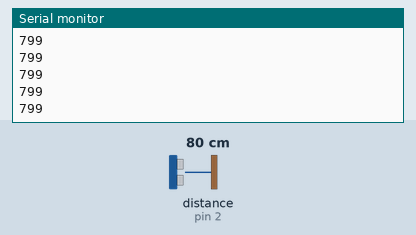
This sketch was run on a simulated Arduino Uno, built with avr-gcc and run on an emulated ATmega328P. Shown: the last lines printed to the serial monitor. Wiring (inferred from the names in the program): ultrasonic range finder: trigger pin 3; echo pin 2. The test bench sets the inputs (shaded band); at power-on: distance to the obstacle (sensor on pin 2) 80 cm. The echo pulse lasts 58.3 µs per cm.

Above: at 1.2 s.
1.3 s: distance to the obstacle (sensor on pin 2) set to 2 cm
At 1.34 s:
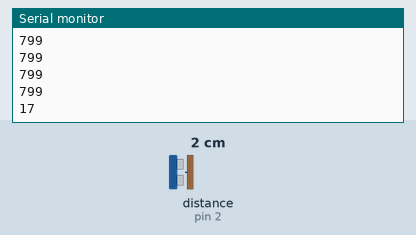
2.8 s: distance to the obstacle (sensor on pin 2) set to 4 cm
At 2.82 s:
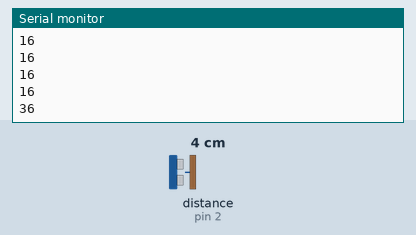
Timing chart, 0 to 5.8 s (numbered marks = the images above; inputs shaded):
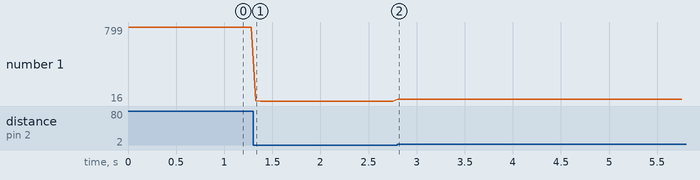

The sketch:

PollingOnTemperature.ino
```cpp
// PollingOnTemperature.ino

// Опрос датчика расстояния средствами Arduino (опрашиваем через 50 мс)
// с коррекцией по температуре и результатом в целых миллиметрах
// (если фильтровать, будет еще лучше)

#define HC_TRIG 3
#define HC_ECHO 2

void setup()
{
  Serial.begin(9600);       // для связи
  pinMode(HC_TRIG, OUTPUT); // trig выход
  pinMode(HC_ECHO, INPUT);  // echo вход
}

void loop()
{
  int t = 24;           // представим, что получили с датчика
  int dist = getMm(t);  // получаем расстояние в мм
  Serial.println(dist); // выводим
  delay(50);
}

// сделаем функцию для удобства
int getMm(int t)
{
  // импульс 10 мкс
  digitalWrite(HC_TRIG, HIGH);
  delayMicroseconds(10);
  digitalWrite(HC_TRIG, LOW);
  // измеряем время ответного импульса
  uint32_t us = pulseIn(HC_ECHO, HIGH);
  // считаем расстояние и возвращаем
  return (us * (t * 6 / 10 + 330) / 2000ul);
}
```

Measured:
- after the input at 1.3 s, the serial monitor: prints a new line at once (image 1)
- after the input at 2.8 s, the serial monitor: prints a new line at once (image 2)
- plotted number 1: 799 → 16 after the input at 1.3 s, 16 → 36 after the input at 2.8 s
